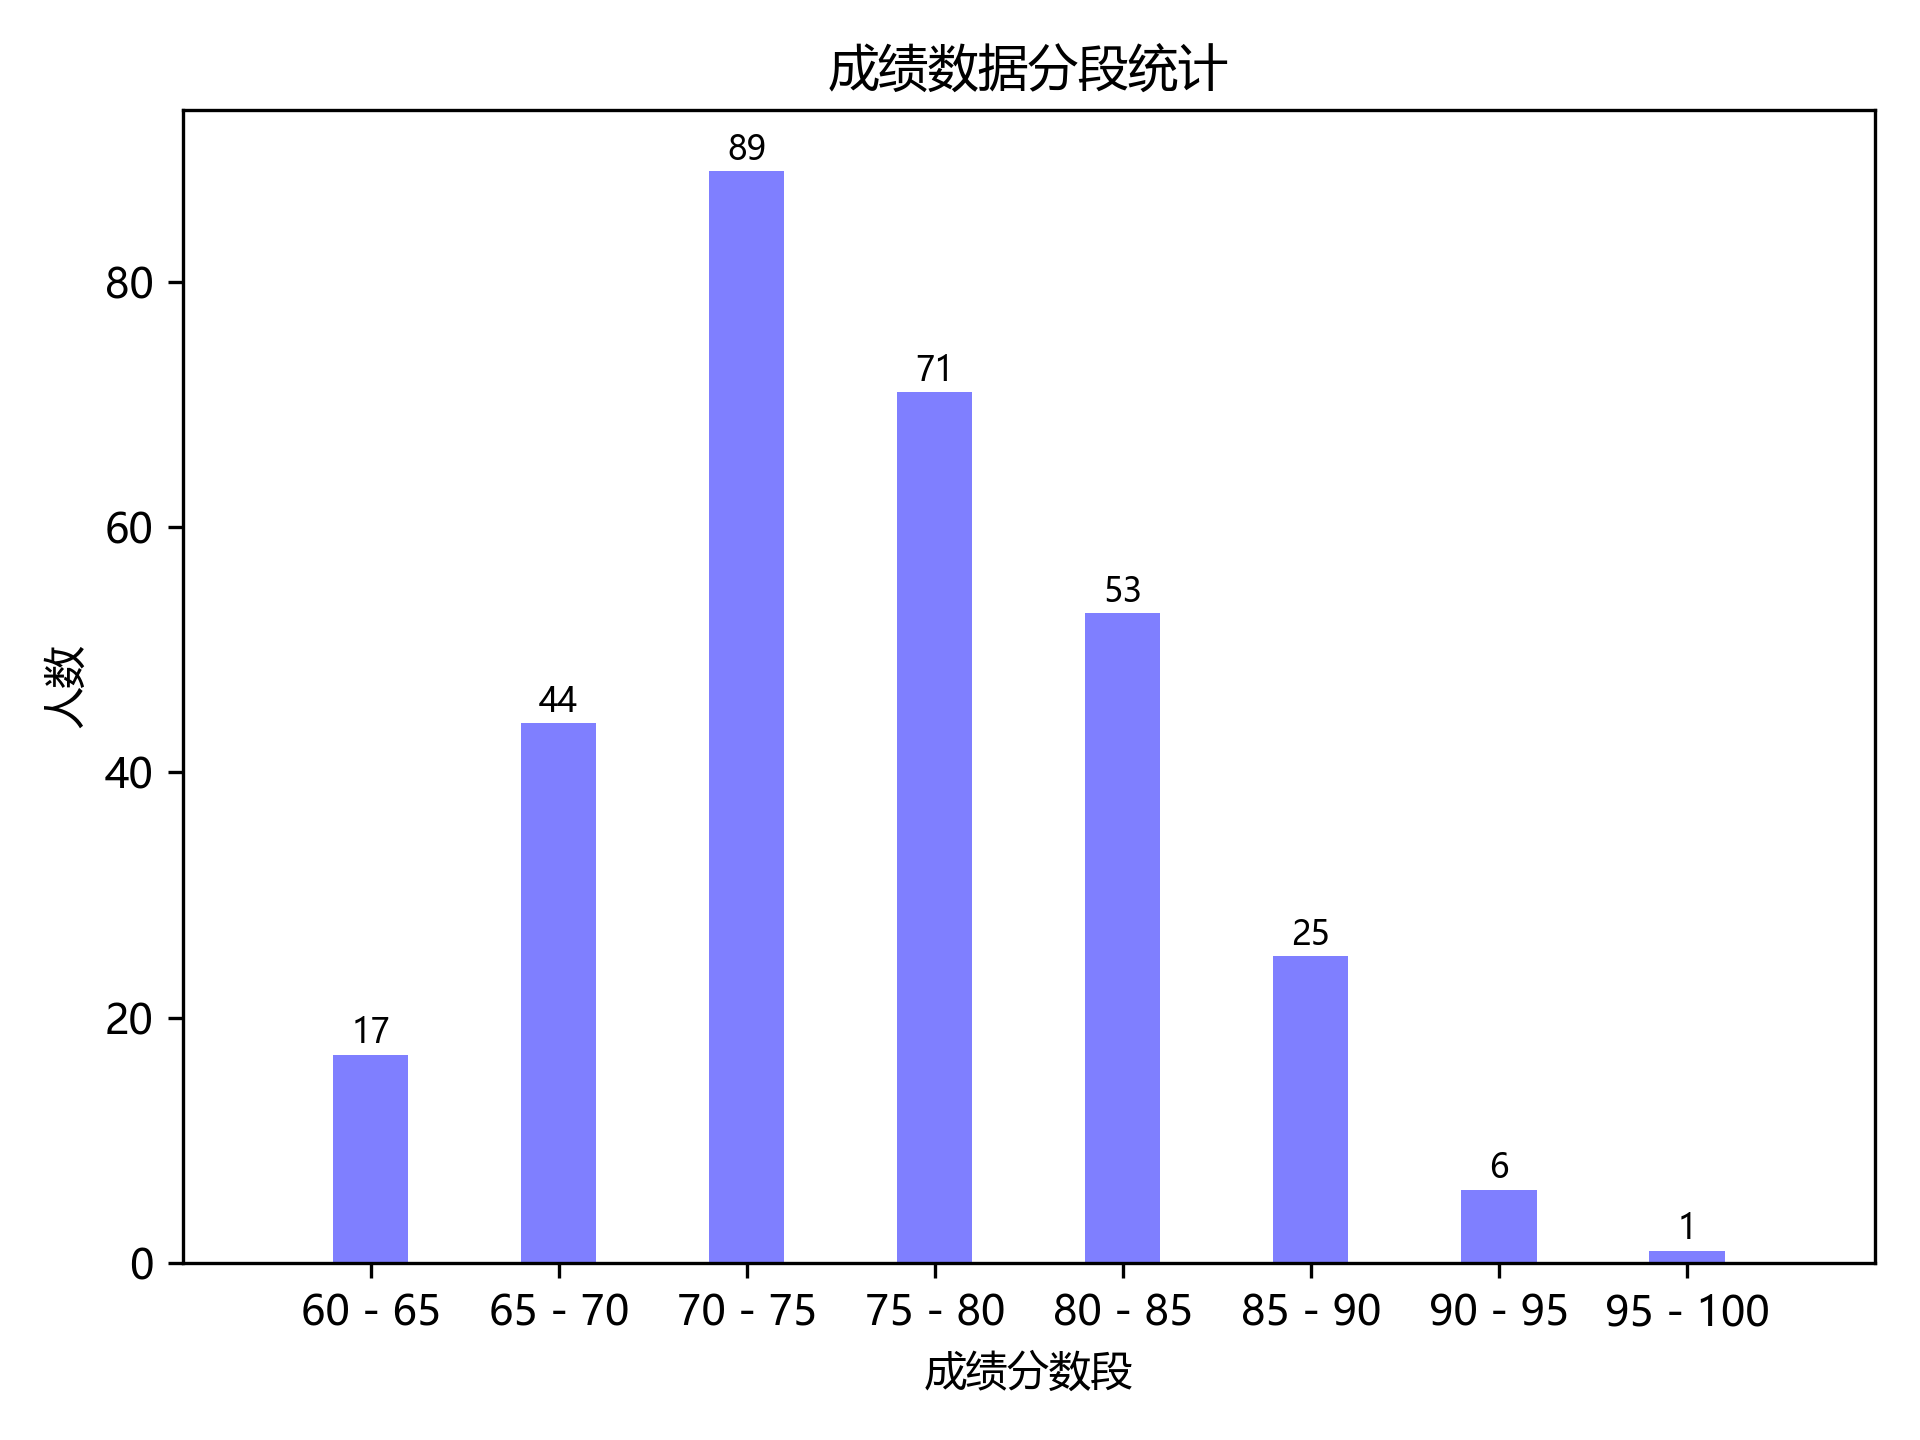

Source code (Python):
import numpy as np
import pandas as pd
import matplotlib.pyplot as plt

df = pd.read_csv('data1402.csv', encoding='utf-8', header=None, names=['Score'])
plt.rcParams['font.sans-serif'] = ['Microsoft YaHei']  # 用来正常显示中文标签
plt.rcParams['savefig.dpi'] = 300  # 图片像素
plt.rcParams['figure.dpi'] = 300  # 分辨率

sections = [i for i in range(101) if i % 5 == 0]
label = [sections[i + 1] for i in range(len(sections) - 1)]

result = pd.cut(df['Score'], sections, labels=label)
student_count = pd.value_counts(result, sort=False)  # 得到各部分的数量

student_count_drop_zero = student_count.drop(student_count[student_count == 0].keys())
print(student_count_drop_zero)
print(student_count_drop_zero.describe())
print(student_count_drop_zero.values)
plt.axis([50, 100, 0, 30])  # 设置x轴和y轴的最小和最大值
plt.bar(student_count_drop_zero.keys(), student_count_drop_zero, 2, alpha=0.5, color='b')
plt.xlim(student_count_drop_zero.keys()[0] - 5, student_count_drop_zero.keys()[-1] + 5)
plt.ylim(0, student_count_drop_zero.max() + 5)
plt.xticks(student_count_drop_zero.keys(),
           [str(item - 5) + ' - ' + str(item) for item in student_count_drop_zero.keys()])
for a, b in zip(student_count_drop_zero.keys(), student_count_drop_zero):  # 在直方图上显示数字
    plt.text(a, b + 0.2, '%d' % b, ha='center', va='bottom', fontsize=8, color='black')

plt.title('成绩数据分段统计')
plt.xlabel("成绩分数段")
plt.ylabel("人数")
# 绘制直方图，第三个参数表示直方图的宽度，alpha为透明度,color为颜色
plt.tight_layout()
plt.savefig('part1-2.png')
plt.show()
